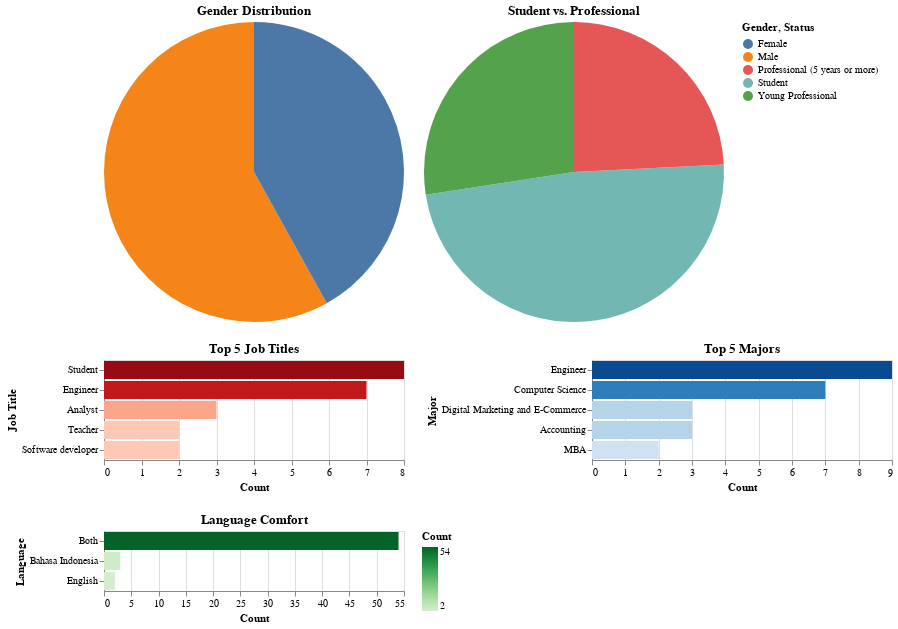

This figure's notebook cell:
### Markdown cell above
# Dashboard

### Code cell
# Gender
gender2= df['Gender'].value_counts().reset_index()
gender2.columns = ['Gender', 'Count']
gender_chart3 = alt.Chart(gender2).mark_arc().encode(
    theta=alt.Theta(field="Count", type="quantitative"),
    color=alt.Color(field="Gender", type="nominal"),
    tooltip=['Gender', 'Count']
).properties(
    title='Gender Distribution'
)

# Status
status2= df['Status'].value_counts().reset_index()
status2.columns = ['Status', 'Count']
status_chart3 = alt.Chart(status2).mark_arc().encode(
    theta=alt.Theta(field="Count", type="quantitative"),
    color=alt.Color(field="Status", type="nominal"),
    tooltip=['Status', 'Count']
).properties(
    title='Student vs. Professional'
)

# Top 5 Job title distribution
job_title2 = df['Job Title'].value_counts().head(5).reset_index()
job_title2.columns = ['Job Title', 'Count']
job_title_chart3 = alt.Chart(job_title2).mark_bar().encode(
    x=alt.X('Count:Q'),
    y=alt.Y('Job Title:N', sort='-x'),
    tooltip=['Job Title', 'Count'],
    color=alt.Color('Count:Q', scale=alt.Scale(scheme='reds'), legend=None)
).properties(
    title='Top 5 Job Titles'
)

# Top 5 Major distribution
major2 = df['Major'].value_counts().head(5).reset_index()
major2.columns = ['Major', 'Count']
major_chart3 = alt.Chart(major2).mark_bar().encode(
    x=alt.X('Count:Q'),
    y=alt.Y('Major:N', sort='-x'),
    tooltip=['Major', 'Count'],
    color=alt.Color('Count:Q', scale=alt.Scale(scheme='blues'), legend=None)
).properties(
    title='Top 5 Majors'
)

# Language
languages_column = 'Check the language(s) you are comfortable with:'
language_data = df[languages_column].dropna().str.get_dummies(sep=',')
language_counts = language_data.sum().reset_index()
language_counts.columns = ['Language', 'Count']
language_chart = alt.Chart(language_counts).mark_bar().encode(
    x=alt.X('Count:Q'),
    y=alt.Y('Language:N', sort='-x'),
    tooltip=['Language', 'Count'],
    color=alt.Color('Count:Q', scale=alt.Scale(scheme='greens'))
).properties(
    title='Language Comfort'
)

# Display all charts together
(gender_chart3 | status_chart3) & (job_title_chart3 | major_chart3).resolve_scale(color='independent') & language_chart

### Figure 1 — Vega-Lite specification as saved in the notebook (floating-point values rounded to 4 significant figures)
{"config": {"view": {"continuousWidth": 300, "continuousHeight": 300}}, "vconcat": [{"hconcat": [{"data": {"name": "data-9dda3fa691191369d6b5412b6e11dab5"}, "mark": {"type": "arc"}, "encoding": {"color": {"field": "Gender", "type": "nominal"}, "theta": {"field": "Count", "type": "quantitative"}, "tooltip": [{"field": "Gender", "type": "nominal"}, {"field": "Count", "type": "quantitative"}]}, "title": "Gender Distribution"}, {"data": {"name": "data-8cd397e97c39fb889e2ba8c69d385dfe"}, "mark": {"type": "arc"}, "encoding": {"color": {"field": "Status", "type": "nominal"}, "theta": {"field": "Count", "type": "quantitative"}, "tooltip": [{"field": "Status", "type": "nominal"}, {"field": "Count", "type": "quantitative"}]}, "title": "Student vs. Professional"}]}, {"hconcat": [{"data": {"name": "data-e429966e75cb0327f3f7434d540f0859"}, "mark": {"type": "bar"}, "encoding": {"color": {"field": "Count", "legend": null, "scale": {"scheme": "reds"}, "type": "quantitative"}, "tooltip": [{"field": "Job Title", "type": "nominal"}, {"field": "Count", "type": "quantitative"}], "x": {"field": "Count", "type": "quantitative"}, "y": {"field": "Job Title", "sort": "-x", "type": "nominal"}}, "title": "Top 5 Job Titles"}, {"data": {"name": "data-553b17871280a5ff58652fb9f17d6966"}, "mark": {"type": "bar"}, "encoding": {"color": {"field": "Count", "legend": null, "scale": {"scheme": "blues"}, "type": "quantitative"}, "tooltip": [{"field": "Major", "type": "nominal"}, {"field": "Count", "type": "quantitative"}], "x": {"field": "Count", "type": "quantitative"}, "y": {"field": "Major", "sort": "-x", "type": "nominal"}}, "title": "Top 5 Majors"}], "resolve": {"scale": {"color": "independent"}}}, {"data": {"name": "data-167229dd17fc79eecfe57990ee95d8f9"}, "mark": {"type": "bar"}, "encoding": {"color": {"field": "Count", "scale": {"scheme": "greens"}, "type": "quantitative"}, "tooltip": [{"field": "Language", "type": "nominal"}, {"field": "Count", "type": "quantitative"}], "x": {"field": "Count", "type": "quantitative"}, "y": {"field": "Language", "sort": "-x", "type": "nominal"}}, "title": "Language Comfort"}], "$schema": "https://vega.github.io/schema/vega-lite/v5.17.0.json", "datasets": {"data-9dda3fa691191369d6b5412b6e11dab5": [{"Gender": "Male", "Count": 36}, {"Gender": "Female", "Count": 26}], "data-8cd397e97c39fb889e2ba8c69d385dfe": [{"Status": "Student", "Count": 30}, {"Status": "Young Professional", "Count": 17}, {"Status": "Professional (5 years or more)", "Count": 15}], "data-e429966e75cb0327f3f7434d540f0859": [{"Job Title": "Student", "Count": 8}, {"Job Title": "Engineer", "Count": 7}, {"Job Title": "Analyst", "Count": 3}, {"Job Title": "Teacher", "Count": 2}, {"Job Title": "Software developer", "Count": 2}], "data-553b17871280a5ff58652fb9f17d6966": [{"Major": "Engineer", "Count": 9}, {"Major": "Computer Science", "Count": 7}, {"Major": "Digital Marketing and E-Commerce", "Count": 3}, {"Major": "Accounting", "Count": 3}, {"Major": "MBA", "Count": 2}], "data-167229dd17fc79eecfe57990ee95d8f9": [{"Language": "Bahasa Indonesia", "Count": 3}, {"Language": "Both", "Count": 54}, {"Language": "English", "Count": 2}]}}
